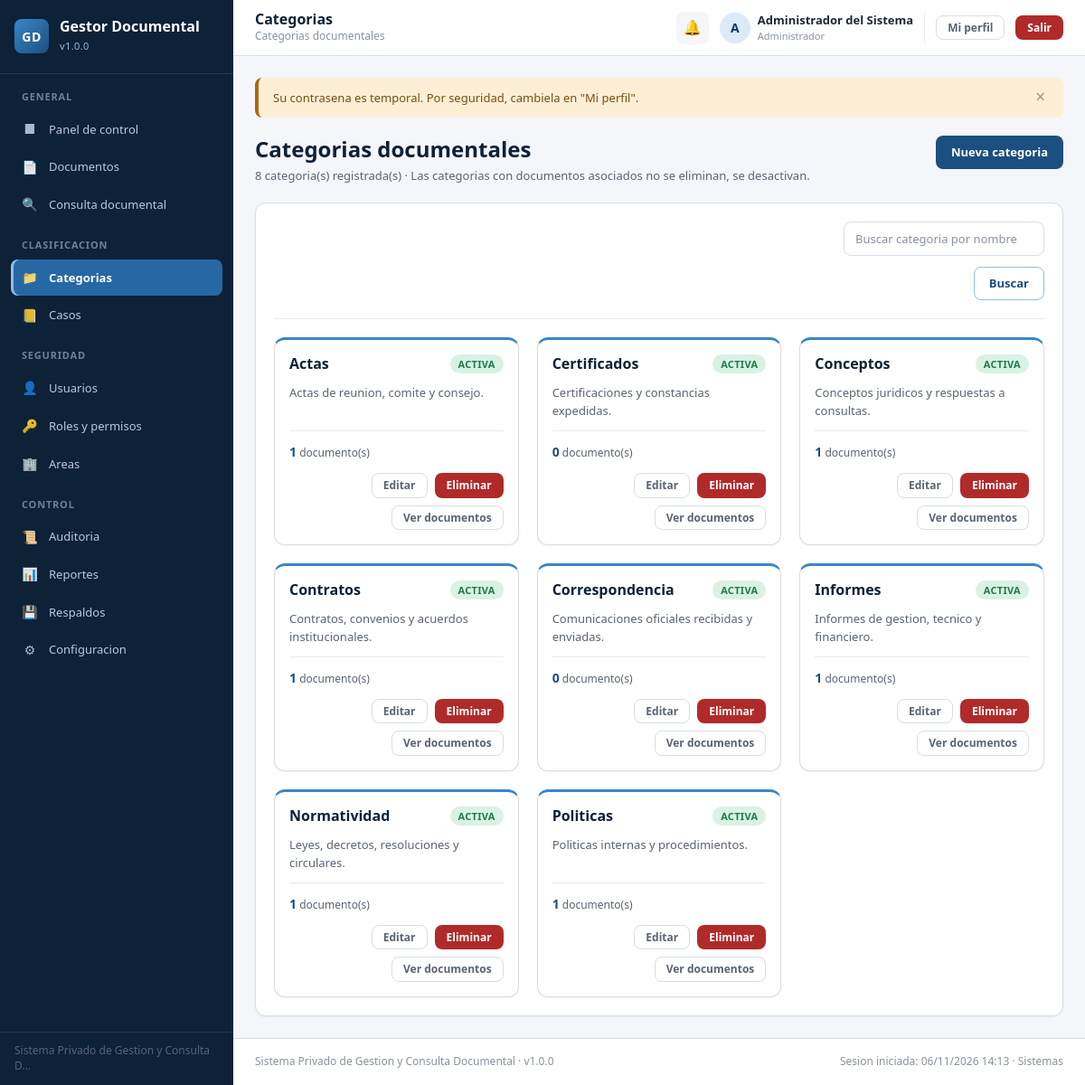
Page /public/index.php?modulo=categorias (signed in) on the committed database.
### tables this page shows
CREATE TABLE categorias (
    id_categoria    INT AUTO_INCREMENT PRIMARY KEY,
    nombre          VARCHAR(100) NOT NULL UNIQUE,
    descripcion     VARCHAR(250) NULL,
    activo          TINYINT(1)   NOT NULL DEFAULT 1,
    fecha_creacion  DATETIME     NOT NULL DEFAULT CURRENT_TIMESTAMP
);

### app/controllers/CatalogoController.php (called while the page is built, shortened)
<?php
class CatalogoController
{
    public function categorias(): void
    {
        $busqueda  = Helper::get('q');
        $categorias = Catalogo::categoriasConTotales();
        require RUTA_VISTAS . '/categorias/index.php';
    }
}

### public/index.php (called while the page is built, shortened)
<?php
require_once RUTA_APP . '/core/Database.php';
require_once RUTA_APP . '/core/Helper.php';
require_once RUTA_APP . '/core/Sesion.php';
require_once RUTA_APP . '/models/Catalogo.php';
require_once RUTA_APP . '/controllers/CatalogoController.php';
$modulo = Helper::get('modulo');
$accion = Helper::get('accion');
if ($accion === '') {
    $accion = array_key_first($rutas[$modulo]);
}
$metodo      = $rutas[$modulo][$accion][1];
$instancia = new $controlador();
$instancia->$metodo();

### app/core/Database.php (called while the page is built, shortened)
<?php
class Database
{
    private static ?PDO $conexion = null;
    public static function obtener(): PDO
    {
        if (self::$conexion === null) {
            $dsn = sprintf(
                'mysql:host=%s;port=%d;dbname=%s;charset=%s',
                DB_HOST,
                DB_PUERTO,
                DB_NOMBRE,
                DB_CHARSET
            );
            $opciones = [
                PDO::ATTR_ERRMODE            => PDO::ERRMODE_EXCEPTION,
                PDO::ATTR_DEFAULT_FETCH_MODE => PDO::FETCH_ASSOC,
                PDO::ATTR_EMULATE_PREPARES   => false,
                PDO::ATTR_PERSISTENT         => false,
            ];
            try {
                self::$conexion = new PDO($dsn, DB_USUARIO, DB_CLAVE, $opciones);
            } catch (PDOException $e) {
                self::registrarFallo($e->getMessage());
                die('No fue posible conectar con la base de datos. '
                  . 'Verifique que MySQL este iniciado y que la base de datos "'
                  . DB_NOMBRE . '" exista.');
            }
        }
        return self::$conexion;
    }
    public static function consultar(string $sql, array $parametros = []): PDOStatement
    {
        $stmt = self::obtener()->prepare($sql);
        $stmt->execute($parametros);
        return $stmt;
    }
    public static function todos(string $sql, array $parametros = []): array
    {
        return self::consultar($sql, $parametros)->fetchAll();
    }
    public static function valor(string $sql, array $parametros = [])
    {
        $fila = self::consultar($sql, $parametros)->fetch(PDO::FETCH_NUM);
        return $fila === false ? null : $fila[0];
    }
}

### app/models/Catalogo.php (called while the page is built, shortened)
<?php
class Catalogo
{
    public static function categoriasConTotales(): array
    {
        return Database::todos(
            'SELECT c.*,
                    COUNT(d.id_documento) AS total_documentos
               FROM categorias c
               LEFT JOIN documentos d ON d.id_categoria = c.id_categoria
                                     AND d.estado <> "ELIMINADO"
              GROUP BY c.id_categoria
              ORDER BY c.nombre'
        );
    }
}

### app/core/Sesion.php (called while the page is built, shortened)
<?php
class Sesion
{
    public static function activa(): bool
    {
        $limite = MINUTOS_INACTIVIDAD * 60;
        return true;
    }
    public static function dato(string $campo, $porDefecto = null)
    {
        return $_SESSION['usuario'][$campo] ?? $porDefecto;
    }
    public static function puede(string $modulo, string $accion = 'ver'): bool
    {
        $columna = match ($accion) {
            'ver'      => 'puede_ver',
            'crear'    => 'puede_crear',
            'editar'   => 'puede_editar',
            'eliminar' => 'puede_eliminar',
            default    => 'puede_ver',
        };
        $valor = Database::valor(
            "SELECT {$columna} FROM permisos_rol WHERE id_rol = ? AND modulo = ?",
            [self::dato('id_rol'), $modulo]
        );
        return (int) $valor === 1;
    }
}

### app/core/Helper.php (called while the page is built, shortened)
<?php
class Helper
{
    public static function e($valor): string
    {
        return htmlspecialchars((string) $valor, ENT_QUOTES | ENT_SUBSTITUTE, 'UTF-8');
    }
    public static function eo($valor, string $alterno = '—'): string
    {
        $texto = trim((string) $valor);
        return $texto === '' ? $alterno : self::e($texto);
    }
    public static function get(string $campo, $porDefecto = ''): string
    {
        $valor = $_GET[$campo] ?? $porDefecto;
        return is_string($valor) ? trim($valor) : $porDefecto;
    }
    public static function url(string $modulo, string $accion = '', array $parametros = []): string
    {
        $query = array_merge(['modulo' => $modulo], $accion ? ['accion' => $accion] : [], $parametros);
        return 'index.php?' . http_build_query($query);
    }
}

### app/views/categorias/index.php (the view, shortened to what this page needs)
<?php
require RUTA_VISTAS . '/partials/header.php';
?>
<section class="encabezado-seccion">
    <div>
        <h2 class="encabezado-seccion__titulo">Categorias documentales</h2>
        <p class="encabezado-seccion__meta">
            <?= count($categorias) ?> categoria(s) registrada(s) ·
            Las categorias con documentos asociados no se eliminan, se desactivan.
        </p>
    </div>
    <?php if (Sesion::puede('categorias', 'crear')): ?>
        <button type="button" class="boton boton--primario" data-abrir-modal="modalCategoria"
                data-modo="crear">
            Nueva categoria
        </button>
    <?php endif; ?>
</section>
<section class="tarjeta">
    <div class="tarjeta__cuerpo">
        <form method="get" action="index.php" class="formulario formulario--en-linea-resumen">
            <div class="campo campo--amplio">
                <input type="search" class="campo__control" name="q"
                       value="<?= Helper::e($busqueda) ?>"
                       placeholder="Buscar categoria por nombre o descripcion">
            </div>
            <button type="submit" class="boton boton--secundario">Buscar</button>
        </form>
        <?php if (empty($categorias)): ?>
            <div class="estado-vacio estado-vacio--compacto">
                <div class="estado-vacio__icono" aria-hidden="true">&#128193;</div>
                <h3 class="estado-vacio__titulo">No hay categorias</h3>
                <p class="estado-vacio__texto">
                    <?= $busqueda !== ''
                        ? 'Ninguna categoria coincide con la busqueda.'
                        : 'Cree la primera categoria para clasificar los documentos.' ?>
                </p>
            </div>
        <?php else: ?>
            <div class="rejilla rejilla--3">
                <?php foreach ($categorias as $cat): ?>
                    <article class="categoria-tarjeta <?= !$cat['activo'] ? 'categoria-tarjeta--inactiva' : '' ?>">
                        <div class="categoria-tarjeta__cabecera">
                            <h3 class="categoria-tarjeta__nombre"><?= Helper::e($cat['nombre']) ?></h3>
                            <span class="<?= $cat['activo'] ? 'badge badge--exito' : 'badge badge--neutro' ?>">
                                <?= $cat['activo'] ? 'Activa' : 'Inactiva' ?>
                            </span>
                        </div>
                        <p class="categoria-tarjeta__descripcion">
                            <?= Helper::eo($cat['descripcion'], 'Sin descripcion') ?>
                        </p>
                        <div class="categoria-tarjeta__pie">
                            <span class="categoria-tarjeta__conteo">
                                <strong><?= (int) $cat['total_documentos'] ?></strong> documento(s)
                            </span>
                            <div class="acciones-fila">
                                <?php if (Sesion::puede('categorias', 'editar')): ?>
                                    <button type="button" class="boton boton--fantasma boton--mini"
                                            data-abrir-modal="modalCategoria"
                                            data-modo="editar"
                                            data-id="<?= (int) $cat['id_categoria'] ?>"
                                            data-nombre="<?= Helper::e($cat['nombre']) ?>"
                                            data-descripcion="<?= Helper::e((string) $cat['descripcion']) ?>"
                                            data-activo="<?= (int) $cat['activo'] ?>">
                                        Editar
                                    </button>
                                <?php endif; ?>
                                <?php if (Sesion::puede('categorias', 'eliminar')): ?>
                                    <form method="post" action="<?= Helper::url('categorias', 'eliminar') ?>"
                                          class="formulario--en-linea"
                                          data-confirmar="¿Confirma que desea eliminar o desactivar la categoria «<?= Helper::e($cat['nombre']) ?>»?">
                                        <button type="submit" class="boton boton--peligro boton--mini">
                                            Eliminar
                                        </button>
                                    </form>
                                <?php endif; ?>
                                <a class="boton boton--fantasma boton--mini"
                                   href="<?= Helper::url('documentos', '', ['categoria' => $cat['id_categoria']]) ?>">
                                    Ver documentos
                                </a>
                            </div>
                        </div>
                    </article>
                <?php endforeach; ?>
            </div>
        <?php endif; ?>
    </div>
</section>
<?php require RUTA_VISTAS . '/partials/footer.php'; ?>

### public/assets/css/tokens.css (style rules this page uses)
:root { --azul-900: #0d2137; --azul-800: #14395c; --azul-700: #1b4f7f; --azul-600: #2568a3; --azul-500: #3a86c8; --azul-300: #8fbde4; --azul-100: #dbeaf7; --azul-050: #f2f7fc; --verde-600: #1e7a4d; --verde-100: #d9f2e4; --ambar-600: #a86a12; --ambar-100: #fdefd6; --rojo-600: #b02a2a; --rojo-100: #fbe0e0; --gris-600: #5a6472; --gris-100: #e8ecf1; --blanco: #ffffff; --fondo: #f4f6f9; --fondo-suave:#fafbfd; --borde: #d8dee7; --borde-suave:#e8ecf1; --texto: #1f2733; --texto-suave:#5a6472; --texto-tenue:#8892a0; --fuente: 'Segoe UI', system-ui, -apple-system, 'Helvetica Neue', Arial, sans-serif; --fuente-mono: 'Cascadia Mono', 'Consolas', 'Courier New', monospace; --texto-xs: 11px; --texto-sm: 12px; --texto-md: 13px; --texto-base: 14px; --texto-lg: 16px; --texto-xl: 19px; --texto-2xl: 24px; --texto-3xl: 30px; --esp-1: 4px; --esp-2: 8px; --esp-3: 12px; --esp-4: 16px; --esp-5: 20px; --esp-6: 24px; --esp-8: 32px; --esp-10: 40px; --radio-sm: 4px; --radio: 8px; --radio-lg: 12px; --sombra-sm: 0 1px 2px rgba(16, 30, 54, .06); --sombra: 0 2px 8px rgba(16, 30, 54, .08); --sombra-lg: 0 8px 28px rgba(16, 30, 54, .14); --ancho-menu: 258px; --alto-cabecera: 62px; --transicion: 160ms ease; }
*, *::before, *::after { box-sizing: border-box; }
html { -webkit-text-size-adjust: 100%; scroll-behavior: smooth; }
body { margin: 0; padding: 0; font-family: var(--fuente); font-size: var(--texto-base); line-height: 1.55; color: var(--texto); background: var(--fondo); -webkit-font-smoothing: antialiased; }
h1, h2, h3, h4, h5, h6 { margin: 0; font-weight: 600; line-height: 1.3; color: var(--azul-900); }
p { margin: 0 0 var(--esp-3); }
p:last-child { margin-bottom: 0; }
a { color: var(--azul-600); text-decoration: none; transition: color var(--transicion); }
button { font-family: inherit; font-size: inherit; cursor: pointer; }
input, select, textarea { font-family: inherit; font-size: inherit; color: inherit; }

### public/assets/css/layout.css (style rules this page uses)
.boton { display: inline-flex; align-items: center; justify-content: center; gap: var(--esp-2); padding: 9px var(--esp-4); border: 1px solid transparent; border-radius: var(--radio); font-size: var(--texto-md); font-weight: 600; line-height: 1.3; white-space: nowrap; text-align: center; transition: background var(--transicion), border-color var(--transicion), color var(--transicion), box-shadow var(--transicion); }
.boton--primario { background: var(--azul-700); color: var(--blanco); }
.boton--secundario { background: var(--blanco); color: var(--azul-700); border-color: var(--azul-300); }
.boton--fantasma { background: transparent; color: var(--texto-suave); border-color: var(--borde); }
.boton--peligro { background: var(--rojo-600); color: var(--blanco); }
.boton--mini { padding: 5px var(--esp-3); font-size: var(--texto-sm); }
.tarjeta { background: var(--blanco); border: 1px solid var(--borde); border-radius: var(--radio-lg); box-shadow: var(--sombra-sm); overflow: hidden; }
.tarjeta__cuerpo { padding: var(--esp-5); }
.rejilla { display: grid; gap: var(--esp-5); }
.rejilla--3 { grid-template-columns: repeat(3, minmax(0, 1fr)); }
.acciones-fila { display: inline-flex; align-items: center; gap: var(--esp-2); flex-wrap: wrap; justify-content: flex-end; }
.badge { display: inline-block; padding: 2px 9px; border-radius: 20px; font-size: var(--texto-xs); font-weight: 700; letter-spacing: .3px; text-transform: uppercase; white-space: nowrap; vertical-align: middle; }
.badge--exito { background: var(--verde-100); color: var(--verde-600); }

### public/assets/css/formularios.css (style rules this page uses)
.formulario { display: flex; flex-direction: column; gap: var(--esp-4); }
.formulario--en-linea, .formulario--en-linea-resumen { display: inline-flex; align-items: flex-end; gap: var(--esp-3); flex-wrap: wrap; }
.formulario--en-linea-resumen { width: 100%; margin-bottom: var(--esp-5); padding-bottom: var(--esp-5); border-bottom: 1px solid var(--borde-suave); }
.formulario--en-linea { margin: 0; }
.campo { display: flex; flex-direction: column; gap: var(--esp-1); min-width: 0; }
.campo--amplio { grid-column: span 2; }
.campo__control { width: 100%; padding: 9px var(--esp-3); border: 1px solid var(--borde); border-radius: var(--radio); background: var(--blanco); font-size: var(--texto-md); color: var(--texto); transition: border-color var(--transicion), box-shadow var(--transicion); }
.campo__control::placeholder { color: var(--texto-tenue); }

### rows in the picture
categorias: nombre "Actas", activo "ACTIVA", descripcion "Actas de reunion, comite y consejo.", total_documentos "1"
categorias: nombre "Certificados", activo "ACTIVA", descripcion "Certificaciones y constancias expedidas.", total_documentos "0"
categorias: nombre "Conceptos", activo "ACTIVA", descripcion "Conceptos juridicos y respuestas a consultas.", total_documentos "1"
categorias: nombre "Contratos", activo "ACTIVA", descripcion "Contratos, convenios y acuerdos institucionales.", total_documentos "1"
categorias: nombre "Correspondencia", activo "ACTIVA", descripcion "Comunicaciones oficiales recibidas y enviadas.", total_documentos "0"
categorias: nombre "Informes", activo "ACTIVA", descripcion "Informes de gestion, tecnico y financiero.", total_documentos "1"
categorias: nombre "Normatividad", activo "ACTIVA", descripcion "Leyes, decretos, resoluciones y circulares.", total_documentos "1"
categorias: nombre "Politicas", activo "ACTIVA", descripcion "Politicas internas y procedimientos.", total_documentos "1"

### other values in the picture
Helper::e(VERSION_SISTEMA) "1.0.0"
Helper::e(mb_strimwidth(NOMBRE_SISTEMA, 0, 42, '...')) "Sistema Privado de Gestion y Consulta D..."
Helper::e(Helper::tituloModulo($moduloActual)) "Categorias"
Helper::e($tituloPagina) "Categorias documentales"
Helper::e((string) Sesion::dato('rol')) "Administrador"
Helper::e($mensaje['texto']) "Su contrasena es temporal. Por seguridad, cambiela en \"Mi perfil\"."
count($categorias) "8"
Helper::e(NOMBRE_SISTEMA) "Sistema Privado de Gestion y Consulta Documental"
Helper::e((string) Sesion::dato('area', 'Sin area')) "Sistemas"
